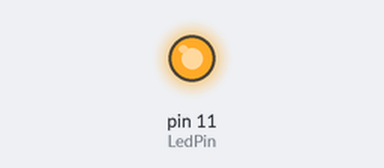
Recording of a program running on a simulated Raspberry Pi (header pin numbers). Parts: output pins drawn as LEDs (lit = HIGH).

Above: at 0.1 s.
Timing chart, 0 to 1.6 s (numbered marks = the images above):
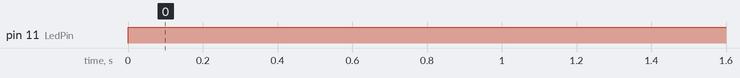

Measured:
- by itself, pin 11 (LedPin): LOW → HIGH at 0.00 s

The program:

laser.py
```python
import RPi.GPIO as GPIO
import time

LedPin = 11    # pin11

def setup():
    GPIO.setmode(GPIO.BOARD)       # Numbers GPIOs by physical location
    GPIO.setup(LedPin, GPIO.OUT)   # Set LedPin's mode is output
    GPIO.output(LedPin, GPIO.LOW) # Set LedPin LOW(0V) to off led

def loop():
    while True:
        GPIO.output(LedPin, GPIO.HIGH)
def destroy():
    GPIO.output(LedPin, GPIO.LOW)    # led off
    GPIO.cleanup()                     # Release resource

if __name__ == '__main__':     # Program start from here
    setup()
    try:
        loop()
    except KeyboardInterrupt:  # When 'Ctrl+C' is pressed, the child program destroy() will be  executed.
        destroy()
```
